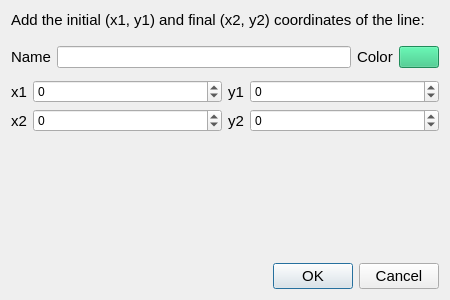
<?xml version="1.0" encoding="UTF-8"?>
<ui version="4.0">
 <class>Dialog</class>
 <widget class="QDialog" name="Dialog">
  <property name="windowModality">
   <enum>Qt::ApplicationModal</enum>
  </property>
  <property name="geometry">
   <rect>
    <x>0</x>
    <y>0</y>
    <width>450</width>
    <height>300</height>
   </rect>
  </property>
  <property name="sizePolicy">
   <sizepolicy hsizetype="Fixed" vsizetype="Fixed">
    <horstretch>0</horstretch>
    <verstretch>0</verstretch>
   </sizepolicy>
  </property>
  <property name="minimumSize">
   <size>
    <width>450</width>
    <height>300</height>
   </size>
  </property>
  <property name="maximumSize">
   <size>
    <width>450</width>
    <height>300</height>
   </size>
  </property>
  <property name="windowTitle">
   <string>Line</string>
  </property>
  <layout class="QVBoxLayout" name="verticalLayout" stretch="0,0,0,100,0">
   <item>
    <widget class="QLabel" name="messageLabel">
     <property name="font">
      <font>
       <pointsize>11</pointsize>
      </font>
     </property>
     <property name="text">
      <string>Add the initial (x1, y1) and final (x2, y2) coordinates of the line:</string>
     </property>
    </widget>
   </item>
   <item>
    <layout class="QHBoxLayout" name="infoHorizontalLayout">
     <property name="topMargin">
      <number>11</number>
     </property>
     <item>
      <widget class="QLabel" name="nameLabel">
       <property name="font">
        <font>
         <pointsize>11</pointsize>
        </font>
       </property>
       <property name="text">
        <string>Name</string>
       </property>
      </widget>
     </item>
     <item>
      <widget class="QLineEdit" name="nameLineEdit"/>
     </item>
     <item>
      <widget class="QLabel" name="colorLabel">
       <property name="font">
        <font>
         <pointsize>11</pointsize>
        </font>
       </property>
       <property name="text">
        <string>Color</string>
       </property>
      </widget>
     </item>
     <item>
      <widget class="QPushButton" name="colorButton">
       <property name="styleSheet">
        <string notr="true">background-color: rgb(46, 194, 126);</string>
       </property>
       <property name="text">
        <string/>
       </property>
      </widget>
     </item>
    </layout>
   </item>
   <item>
    <layout class="QGridLayout" name="addPoinstLineGridLayout" columnstretch="0,100,0,100" columnminimumwidth="0,100,0,100">
     <property name="topMargin">
      <number>6</number>
     </property>
     <item row="0" column="0">
      <widget class="QLabel" name="x1Label">
       <property name="font">
        <font>
         <pointsize>11</pointsize>
        </font>
       </property>
       <property name="text">
        <string>x1</string>
       </property>
      </widget>
     </item>
     <item row="0" column="1">
      <widget class="QSpinBox" name="x1SpinBox">
       <property name="minimum">
        <number>-1000</number>
       </property>
       <property name="maximum">
        <number>1000</number>
       </property>
      </widget>
     </item>
     <item row="0" column="2">
      <widget class="QLabel" name="y1Label">
       <property name="font">
        <font>
         <pointsize>11</pointsize>
        </font>
       </property>
       <property name="text">
        <string>y1</string>
       </property>
      </widget>
     </item>
     <item row="0" column="3">
      <widget class="QSpinBox" name="y1SpinBox">
       <property name="minimum">
        <number>-1000</number>
       </property>
       <property name="maximum">
        <number>1000</number>
       </property>
      </widget>
     </item>
     <item row="1" column="0">
      <widget class="QLabel" name="x2Label">
       <property name="font">
        <font>
         <pointsize>11</pointsize>
        </font>
       </property>
       <property name="text">
        <string>x2</string>
       </property>
      </widget>
     </item>
     <item row="1" column="1">
      <widget class="QSpinBox" name="x2SpinBox">
       <property name="minimum">
        <number>-1000</number>
       </property>
       <property name="maximum">
        <number>1000</number>
       </property>
      </widget>
     </item>
     <item row="1" column="2">
      <widget class="QLabel" name="y2Label">
       <property name="font">
        <font>
         <pointsize>11</pointsize>
        </font>
       </property>
       <property name="text">
        <string>y2</string>
       </property>
      </widget>
     </item>
     <item row="1" column="3">
      <widget class="QSpinBox" name="y2SpinBox">
       <property name="minimum">
        <number>-1000</number>
       </property>
       <property name="maximum">
        <number>1000</number>
       </property>
      </widget>
     </item>
    </layout>
   </item>
   <item>
    <widget class="QWidget" name="widget" native="true">
     <property name="minimumSize">
      <size>
       <width>0</width>
       <height>100</height>
      </size>
     </property>
    </widget>
   </item>
   <item>
    <widget class="QDialogButtonBox" name="buttonBox">
     <property name="font">
      <font>
       <pointsize>11</pointsize>
      </font>
     </property>
     <property name="orientation">
      <enum>Qt::Horizontal</enum>
     </property>
     <property name="standardButtons">
      <set>QDialogButtonBox::Cancel|QDialogButtonBox::Ok</set>
     </property>
    </widget>
   </item>
  </layout>
 </widget>
 <resources/>
 <connections>
  <connection>
   <sender>buttonBox</sender>
   <signal>accepted()</signal>
   <receiver>Dialog</receiver>
   <slot>accept()</slot>
   <hints>
    <hint type="sourcelabel">
     <x>248</x>
     <y>254</y>
    </hint>
    <hint type="destinationlabel">
     <x>157</x>
     <y>274</y>
    </hint>
   </hints>
  </connection>
  <connection>
   <sender>buttonBox</sender>
   <signal>rejected()</signal>
   <receiver>Dialog</receiver>
   <slot>reject()</slot>
   <hints>
    <hint type="sourcelabel">
     <x>316</x>
     <y>260</y>
    </hint>
    <hint type="destinationlabel">
     <x>286</x>
     <y>274</y>
    </hint>
   </hints>
  </connection>
 </connections>
</ui>
